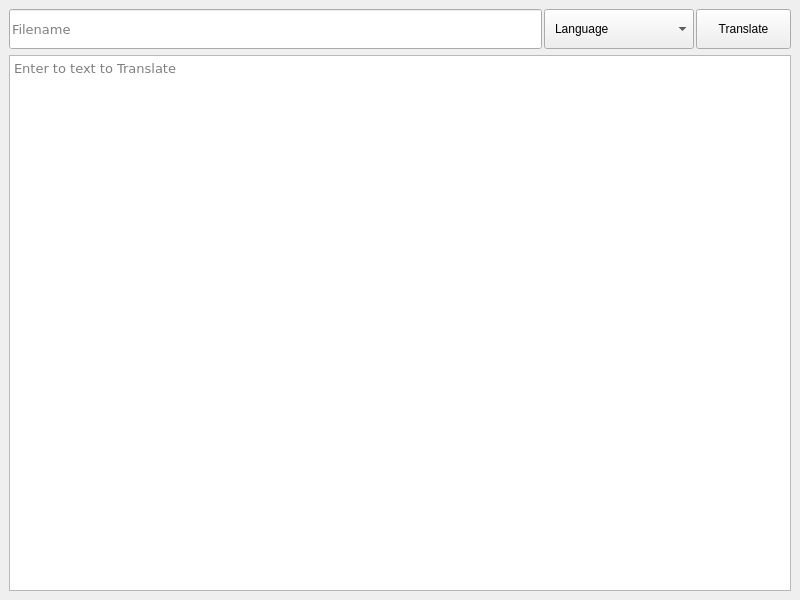
<?xml version="1.0" encoding="UTF-8"?>
<ui version="4.0">
 <class>MainWindow</class>
 <widget class="QMainWindow" name="MainWindow">
  <property name="geometry">
   <rect>
    <x>0</x>
    <y>0</y>
    <width>800</width>
    <height>600</height>
   </rect>
  </property>
  <property name="windowTitle">
   <string>Translator</string>
  </property>
  <property name="styleSheet">
   <string notr="true">#language_select { padding: 10px;}
#tezxt_box_area {padding: 10px;}
#status {
	pading: 10px;
}</string>
  </property>
  <widget class="QWidget" name="mainVerticleWidget">
   <layout class="QVBoxLayout" name="verticalLayout">
    <property name="spacing">
     <number>6</number>
    </property>
    <property name="leftMargin">
     <number>9</number>
    </property>
    <item>
     <layout class="QHBoxLayout" name="inputHorizontalWidget">
      <property name="spacing">
       <number>2</number>
      </property>
      <item>
       <widget class="QLineEdit" name="filename_input">
        <property name="minimumSize">
         <size>
          <width>0</width>
          <height>40</height>
         </size>
        </property>
        <property name="maximumSize">
         <size>
          <width>16777215</width>
          <height>40</height>
         </size>
        </property>
        <property name="font">
         <font>
          <family>Verdana</family>
          <pointsize>10</pointsize>
         </font>
        </property>
        <property name="placeholderText">
         <string>Filename</string>
        </property>
       </widget>
      </item>
      <item>
       <widget class="QComboBox" name="language_select">
        <property name="sizePolicy">
         <sizepolicy hsizetype="Fixed" vsizetype="Fixed">
          <horstretch>0</horstretch>
          <verstretch>0</verstretch>
         </sizepolicy>
        </property>
        <property name="minimumSize">
         <size>
          <width>150</width>
          <height>40</height>
         </size>
        </property>
        <property name="maximumSize">
         <size>
          <width>150</width>
          <height>40</height>
         </size>
        </property>
        <property name="cursor">
         <cursorShape>PointingHandCursor</cursorShape>
        </property>
        <property name="currentText">
         <string/>
        </property>
        <property name="placeholderText">
         <string>Language</string>
        </property>
        <item>
         <property name="text">
          <string>Nepali</string>
         </property>
        </item>
        <item>
         <property name="text">
          <string>Indian</string>
         </property>
        </item>
        <item>
         <property name="text">
          <string>English (UK)</string>
         </property>
        </item>
        <item>
         <property name="text">
          <string>English (US)</string>
         </property>
        </item>
        <item>
         <property name="text">
          <string>Spanish</string>
         </property>
        </item>
        <item>
         <property name="text">
          <string>Chinese (Simplified)</string>
         </property>
        </item>
        <item>
         <property name="text">
          <string>Chinese (Traditional)</string>
         </property>
        </item>
        <item>
         <property name="text">
          <string>Japanese</string>
         </property>
        </item>
       </widget>
      </item>
      <item>
       <widget class="QPushButton" name="translate_button">
        <property name="sizePolicy">
         <sizepolicy hsizetype="Fixed" vsizetype="Fixed">
          <horstretch>0</horstretch>
          <verstretch>0</verstretch>
         </sizepolicy>
        </property>
        <property name="minimumSize">
         <size>
          <width>95</width>
          <height>40</height>
         </size>
        </property>
        <property name="maximumSize">
         <size>
          <width>95</width>
          <height>40</height>
         </size>
        </property>
        <property name="cursor">
         <cursorShape>PointingHandCursor</cursorShape>
        </property>
        <property name="text">
         <string>Translate</string>
        </property>
       </widget>
      </item>
     </layout>
    </item>
    <item>
     <widget class="QTextEdit" name="text_box_area">
      <property name="font">
       <font>
        <family>Verdana</family>
        <pointsize>10</pointsize>
       </font>
      </property>
      <property name="autoFormatting">
       <set>QTextEdit::AutoFormattingFlag::AutoNone</set>
      </property>
      <property name="markdown">
       <string/>
      </property>
      <property name="html">
       <string>&lt;!DOCTYPE HTML PUBLIC &quot;-//W3C//DTD HTML 4.0//EN&quot; &quot;http://www.w3.org/TR/REC-html40/strict.dtd&quot;&gt;
&lt;html&gt;&lt;head&gt;&lt;meta name=&quot;qrichtext&quot; content=&quot;1&quot; /&gt;&lt;meta charset=&quot;utf-8&quot; /&gt;&lt;style type=&quot;text/css&quot;&gt;
p, li { white-space: pre-wrap; }
hr { height: 1px; border-width: 0; }
li.unchecked::marker { content: &quot;\2610&quot;; }
li.checked::marker { content: &quot;\2612&quot;; }
&lt;/style&gt;&lt;/head&gt;&lt;body style=&quot; font-family:'Verdana'; font-size:10pt; font-weight:400; font-style:normal;&quot;&gt;
&lt;p style=&quot;-qt-paragraph-type:empty; margin-top:12px; margin-bottom:12px; margin-left:0px; margin-right:0px; -qt-block-indent:0; text-indent:0px;&quot;&gt;&lt;br /&gt;&lt;/p&gt;&lt;/body&gt;&lt;/html&gt;</string>
      </property>
      <property name="tabStopDistance">
       <double>25.000000000000000</double>
      </property>
      <property name="placeholderText">
       <string>Enter to text to Translate</string>
      </property>
     </widget>
    </item>
   </layout>
  </widget>
  <action name="actionNew">
   <property name="text">
    <string>New</string>
   </property>
  </action>
  <action name="actionOpen">
   <property name="text">
    <string>Open</string>
   </property>
  </action>
 </widget>
 <resources/>
 <connections/>
</ui>
